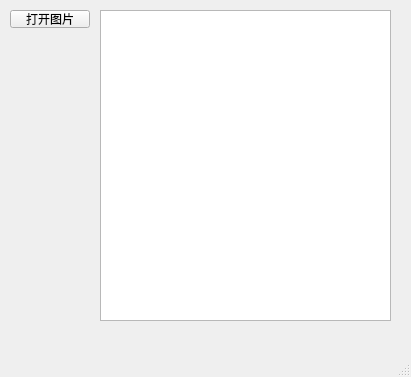
<?xml version="1.0" encoding="UTF-8"?>
<ui version="4.0">
 <class>MainWindow</class>
 <widget class="QMainWindow" name="MainWindow">
  <property name="geometry">
   <rect>
    <x>0</x>
    <y>0</y>
    <width>411</width>
    <height>377</height>
   </rect>
  </property>
  <property name="windowTitle">
   <string>MainWindow</string>
  </property>
  <widget class="QWidget" name="centralwidget">
   <widget class="QPushButton" name="pushButton">
    <property name="geometry">
     <rect>
      <x>10</x>
      <y>10</y>
      <width>80</width>
      <height>18</height>
     </rect>
    </property>
    <property name="text">
     <string>打开图片</string>
    </property>
   </widget>
   <widget class="QPlainTextEdit" name="plainTextEdit">
    <property name="geometry">
     <rect>
      <x>100</x>
      <y>10</y>
      <width>291</width>
      <height>311</height>
     </rect>
    </property>
   </widget>
  </widget>
  <widget class="QMenuBar" name="menubar">
   <property name="geometry">
    <rect>
     <x>0</x>
     <y>0</y>
     <width>411</width>
     <height>17</height>
    </rect>
   </property>
  </widget>
  <widget class="QStatusBar" name="statusbar"/>
 </widget>
 <resources/>
 <connections/>
</ui>
